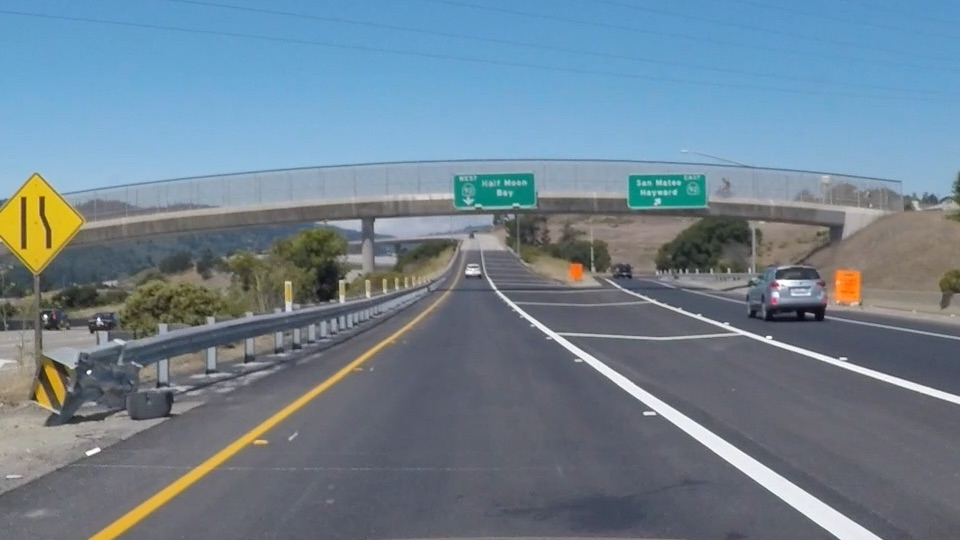
#> input picture Lane Finding Project/exit-ramp.jpg, 960 x 540 px
$ python CannyEdge.py
#> lines starting #> are read from the running program, lines starting #| are printed output that depends on the picture; after the words box and inside, x2 and y2 are one past the last pixel; in counts of white or black regions, pixels touching at a corner belong together
# Reference: https://alyssaq.github.io/2014/understanding-hough-transform/
import cv2


# Load the image
img = cv2.imread('exit-ramp.jpg')
#> img is the input picture: shape (540, 960, 3); mean B, G, R 144.4, 130.2, 111.3

# Covert to grayscale
gray = cv2.cvtColor(img, cv2.COLOR_BGR2GRAY)
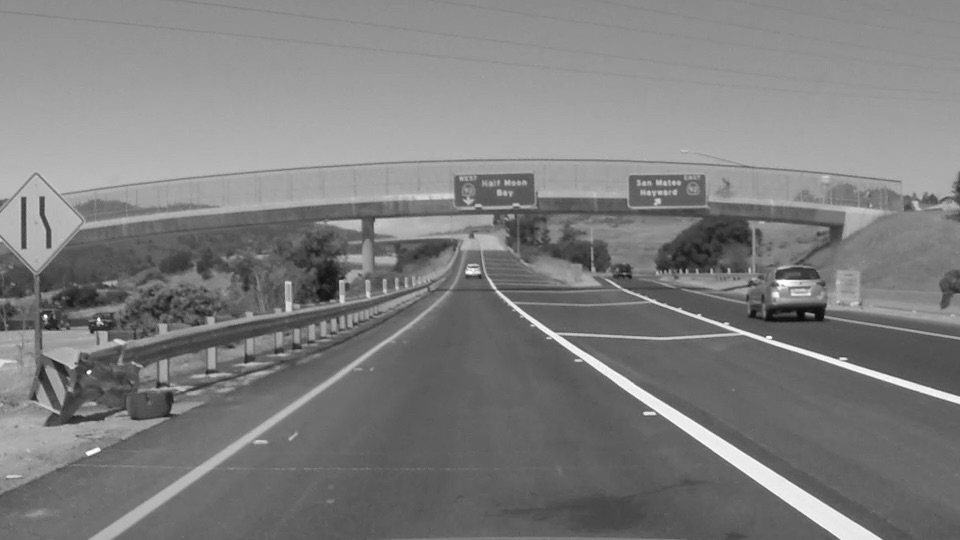
#> gray: shape (540, 960); min 7, max 255, mean 126.2

# Guassian Blur, note that it always take a odd number
kernel_size = 3
blur_gray = cv2.GaussianBlur(gray, (kernel_size, kernel_size), 0)

# CannyEdge
low_threshold = 25
high_threshold = 200
edges = cv2.Canny(blur_gray, low_threshold, high_threshold)
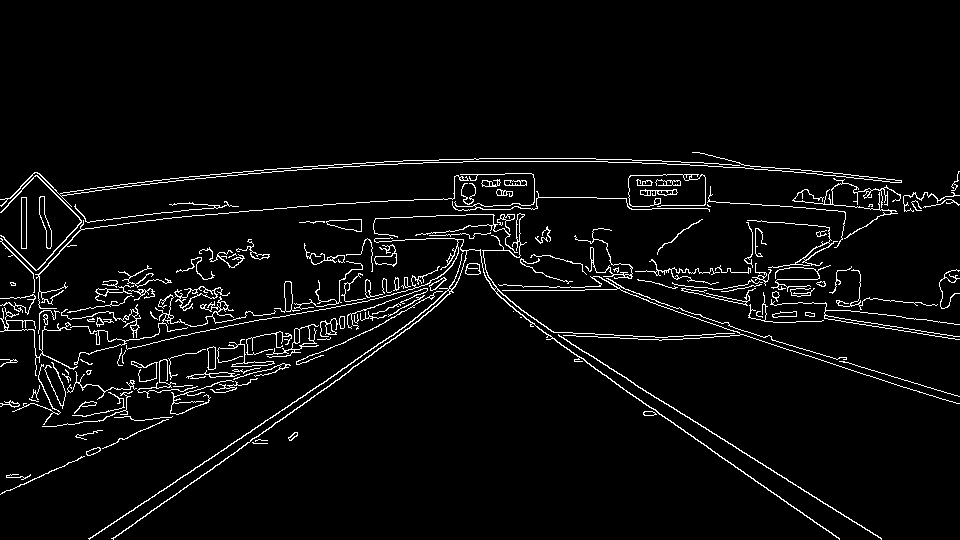
#> edges: shape (540, 960); 4.2% white in thin lines or dots, all inside (x1, y1, x2, y2) = (0, 152, 960, 540)

# Display the image
cv2.imshow('CannyEdge', edges)

# Close the windows properly
cv2.waitKey(0)
cv2.destroyAllWindows()
